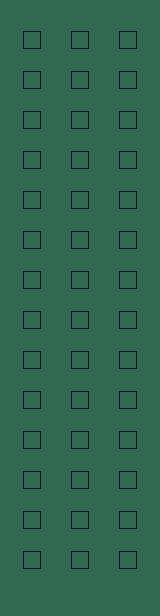

Tiled map render using the project's own tile images. Description and the whole map definition, tile-layer contents included, below:
An orthogonal 20x77 tile map with 8x8 px tiles, 1 tile layer (Tile Layer 1).

<map version="1.5" tiledversion="1.7.2" orientation="orthogonal" renderorder="right-down" width="20" height="77" tilewidth="8" tileheight="8" infinite="0" nextlayerid="2" nextobjectid="1">
 <tileset firstgid="1" source="tiles.tsx" />
 <layer id="1" name="Tile Layer 1" width="20" height="77">
  <data encoding="csv">
1,1,1,1,1,1,1,1,1,1,1,1,1,1,1,1,1,1,1,1,
1,1,1,1,1,1,1,1,1,1,1,1,1,1,1,1,1,1,1,1,
1,1,1,1,1,1,1,1,1,1,1,1,1,1,1,1,1,1,1,1,
1,1,2,3,3,4,1,1,2,3,3,4,1,1,2,3,3,4,1,1,
1,1,5,1,1,6,1,1,5,1,1,6,1,1,5,1,1,6,1,1,
1,1,5,1,1,6,1,1,5,1,1,6,1,1,5,1,1,6,1,1,
1,1,7,8,8,9,1,1,7,8,8,9,1,1,7,8,8,9,1,1,
1,1,1,1,1,1,1,1,1,1,1,1,1,1,1,1,1,1,1,1,
1,1,2,3,3,4,1,1,2,3,3,4,1,1,2,3,3,4,1,1,
1,1,5,1,1,6,1,1,5,1,1,6,1,1,5,1,1,6,1,1,
1,1,5,1,1,6,1,1,5,1,1,6,1,1,5,1,1,6,1,1,
1,1,7,8,8,9,1,1,7,8,8,9,1,1,7,8,8,9,1,1,
1,1,1,1,1,1,1,1,1,1,1,1,1,1,1,1,1,1,1,1,
1,1,2,3,3,4,1,1,2,3,3,4,1,1,2,3,3,4,1,1,
1,1,5,1,1,6,1,1,5,1,1,6,1,1,5,1,1,6,1,1,
1,1,5,1,1,6,1,1,5,1,1,6,1,1,5,1,1,6,1,1,
1,1,7,8,8,9,1,1,7,8,8,9,1,1,7,8,8,9,1,1,
1,1,1,1,1,1,1,1,1,1,1,1,1,1,1,1,1,1,1,1,
1,1,2,3,3,4,1,1,2,3,3,4,1,1,2,3,3,4,1,1,
1,1,5,1,1,6,1,1,5,1,1,6,1,1,5,1,1,6,1,1,
1,1,5,1,1,6,1,1,5,1,1,6,1,1,5,1,1,6,1,1,
1,1,7,8,8,9,1,1,7,8,8,9,1,1,7,8,8,9,1,1,
1,1,1,1,1,1,1,1,1,1,1,1,1,1,1,1,1,1,1,1,
1,1,2,3,3,4,1,1,2,3,3,4,1,1,2,3,3,4,1,1,
1,1,5,1,1,6,1,1,5,1,1,6,1,1,5,1,1,6,1,1,
1,1,5,1,1,6,1,1,5,1,1,6,1,1,5,1,1,6,1,1,
1,1,7,8,8,9,1,1,7,8,8,9,1,1,7,8,8,9,1,1,
1,1,1,1,1,1,1,1,1,1,1,1,1,1,1,1,1,1,1,1,
1,1,2,3,3,4,1,1,2,3,3,4,1,1,2,3,3,4,1,1,
1,1,5,1,1,6,1,1,5,1,1,6,1,1,5,1,1,6,1,1,
1,1,5,1,1,6,1,1,5,1,1,6,1,1,5,1,1,6,1,1,
1,1,7,8,8,9,1,1,7,8,8,9,1,1,7,8,8,9,1,1,
1,1,1,1,1,1,1,1,1,1,1,1,1,1,1,1,1,1,1,1,
1,1,2,3,3,4,1,1,2,3,3,4,1,1,2,3,3,4,1,1,
1,1,5,1,1,6,1,1,5,1,1,6,1,1,5,1,1,6,1,1,
1,1,5,1,1,6,1,1,5,1,1,6,1,1,5,1,1,6,1,1,
1,1,7,8,8,9,1,1,7,8,8,9,1,1,7,8,8,9,1,1,
1,1,1,1,1,1,1,1,1,1,1,1,1,1,1,1,1,1,1,1,
1,1,2,3,3,4,1,1,2,3,3,4,1,1,2,3,3,4,1,1,
1,1,5,1,1,6,1,1,5,1,1,6,1,1,5,1,1,6,1,1,
1,1,5,1,1,6,1,1,5,1,1,6,1,1,5,1,1,6,1,1,
1,1,7,8,8,9,1,1,7,8,8,9,1,1,7,8,8,9,1,1,
1,1,1,1,1,1,1,1,1,1,1,1,1,1,1,1,1,1,1,1,
1,1,2,3,3,4,1,1,2,3,3,4,1,1,2,3,3,4,1,1,
1,1,5,1,1,6,1,1,5,1,1,6,1,1,5,1,1,6,1,1,
1,1,5,1,1,6,1,1,5,1,1,6,1,1,5,1,1,6,1,1,
1,1,7,8,8,9,1,1,7,8,8,9,1,1,7,8,8,9,1,1,
1,1,1,1,1,1,1,1,1,1,1,1,1,1,1,1,1,1,1,1,
1,1,2,3,3,4,1,1,2,3,3,4,1,1,2,3,3,4,1,1,
1,1,5,1,1,6,1,1,5,1,1,6,1,1,5,1,1,6,1,1,
1,1,5,1,1,6,1,1,5,1,1,6,1,1,5,1,1,6,1,1,
1,1,7,8,8,9,1,1,7,8,8,9,1,1,7,8,8,9,1,1,
1,1,1,1,1,1,1,1,1,1,1,1,1,1,1,1,1,1,1,1,
1,1,2,3,3,4,1,1,2,3,3,4,1,1,2,3,3,4,1,1,
1,1,5,1,1,6,1,1,5,1,1,6,1,1,5,1,1,6,1,1,
1,1,5,1,1,6,1,1,5,1,1,6,1,1,5,1,1,6,1,1,
1,1,7,8,8,9,1,1,7,8,8,9,1,1,7,8,8,9,1,1,
1,1,1,1,1,1,1,1,1,1,1,1,1,1,1,1,1,1,1,1,
1,1,2,3,3,4,1,1,2,3,3,4,1,1,2,3,3,4,1,1,
1,1,5,1,1,6,1,1,5,1,1,6,1,1,5,1,1,6,1,1,
1,1,5,1,1,6,1,1,5,1,1,6,1,1,5,1,1,6,1,1,
1,1,7,8,8,9,1,1,7,8,8,9,1,1,7,8,8,9,1,1,
1,1,1,1,1,1,1,1,1,1,1,1,1,1,1,1,1,1,1,1,
1,1,2,3,3,4,1,1,2,3,3,4,1,1,2,3,3,4,1,1,
1,1,5,1,1,6,1,1,5,1,1,6,1,1,5,1,1,6,1,1,
1,1,5,1,1,6,1,1,5,1,1,6,1,1,5,1,1,6,1,1,
1,1,7,8,8,9,1,1,7,8,8,9,1,1,7,8,8,9,1,1,
1,1,1,1,1,1,1,1,1,1,1,1,1,1,1,1,1,1,1,1,
1,1,2,3,3,4,1,1,2,3,3,4,1,1,2,3,3,4,1,1,
1,1,5,1,1,6,1,1,5,1,1,6,1,1,5,1,1,6,1,1,
1,1,5,1,1,6,1,1,5,1,1,6,1,1,5,1,1,6,1,1,
1,1,7,8,8,9,1,1,7,8,8,9,1,1,7,8,8,9,1,1,
1,1,1,1,1,1,1,1,1,1,1,1,1,1,1,1,1,1,1,1,
1,1,1,1,1,1,1,1,1,1,1,1,1,1,1,1,1,1,1,1,
1,1,1,1,1,1,1,1,1,1,1,1,1,1,1,1,1,1,1,1,
1,1,1,1,1,1,1,1,1,1,1,1,1,1,1,1,1,1,1,1,
1,1,1,1,1,1,1,1,1,1,1,1,1,1,1,1,1,1,1,1
</data>
 </layer>
</map>
